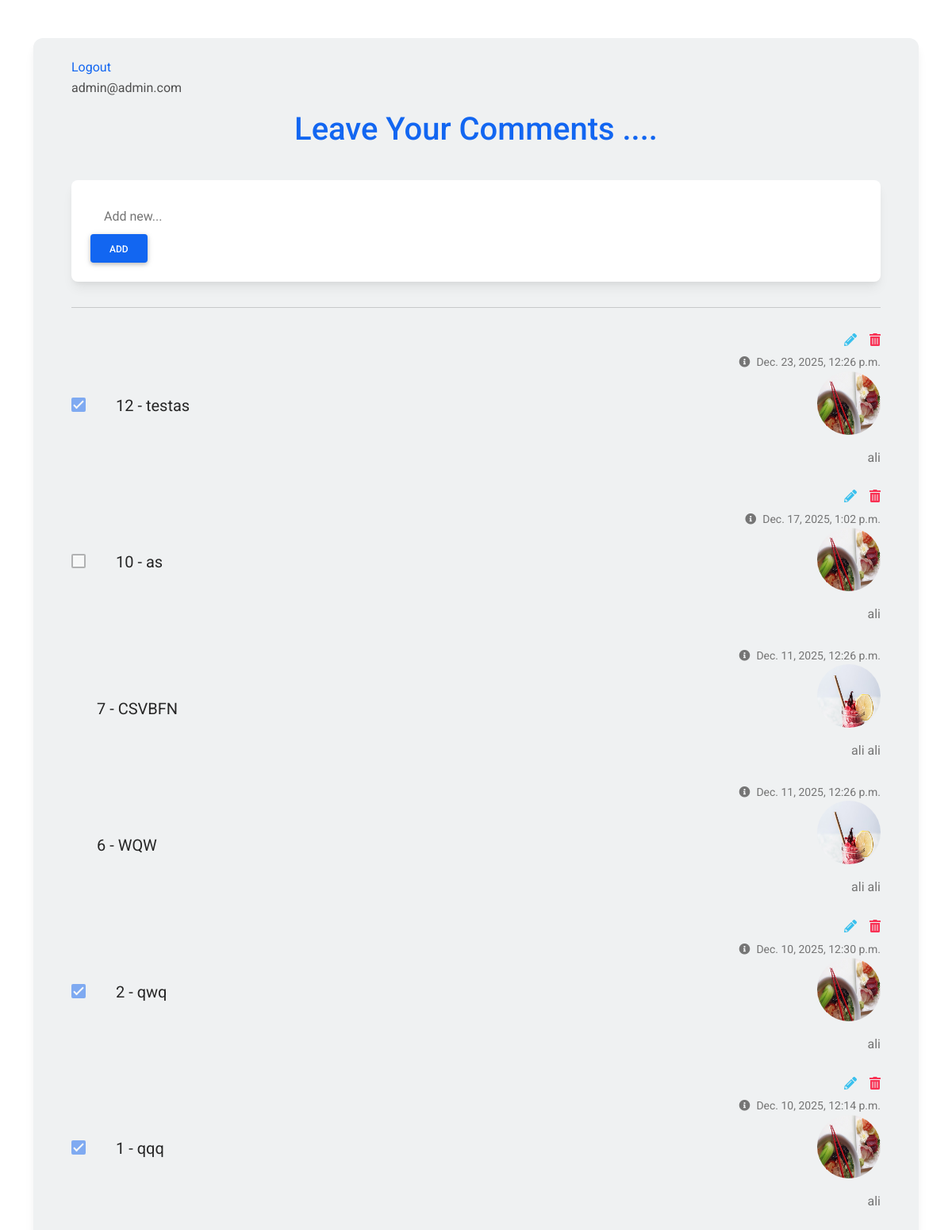
/comment/1 (signed in), run on an earlier commit of the app's database.
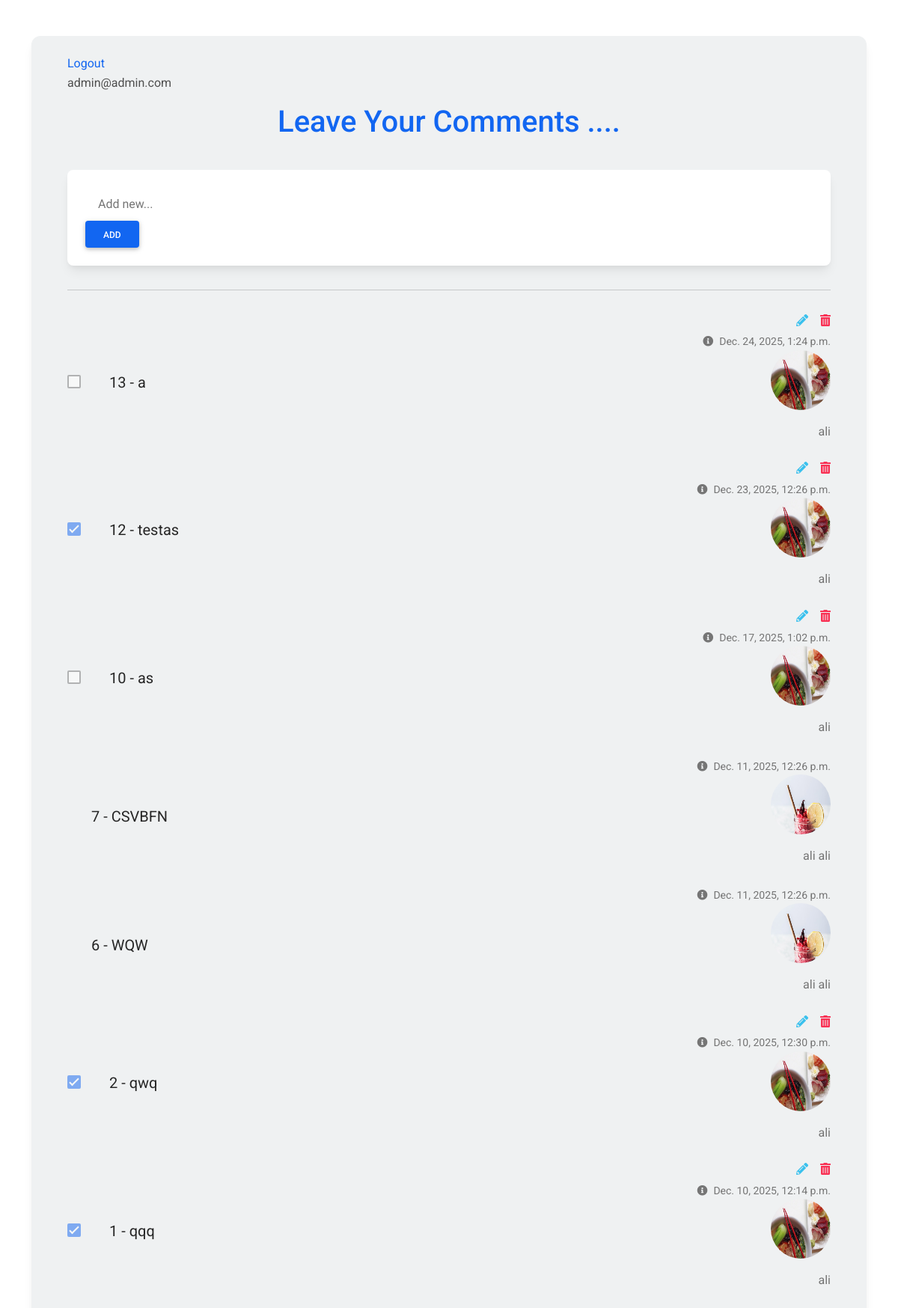
And on a later commit of the database.
### comment/models.py (models this page shows, shortened)
class Task(models.Model):
    author = models.ForeignKey(
        "accounts.Profile", on_delete=models.CASCADE, related_name="comment_tasks"
    )
    post = models.ForeignKey(
        "blog.Post", on_delete=models.CASCADE, related_name="comment_tasks"
    )
    title = models.CharField(max_length=250, default="test")
    status = models.BooleanField(default=False)
    created_date = models.DateTimeField(auto_now_add=True)
    updated_date = models.DateTimeField(auto_now=True)

### accounts/models.py (models this page shows, shortened)
class Profile(models.Model):
    user = models.ForeignKey(User, on_delete=models.CASCADE)
    first_name = models.CharField(max_length=250)
    last_name = models.CharField(max_length=250)
    image = models.ImageField(upload_to="profile_images/", blank=True, null=True)
    description = models.TextField()
    created_date = models.DateTimeField(auto_now_add=True)
    updated_date = models.DateTimeField(auto_now=True)

### comment/views.py (the view, shortened to what this page needs)
# urls.py: path("<int:pid>", TaskView.as_view(), name="task"),
class TaskView(MyLoginRequiredMixin, CreateView, ListView):
    model = Task
    template_name = "comment/comment.html"
    context_object_name = "tasks"
    paginate_by = 50
    form_class = TaskForm
    def get_queryset(self):
        pid = self.kwargs["pid"]
        return Task.objects.filter(post__id=pid).order_by("-created_date")
    def get_context_data(self, **kwargs):
        context = super().get_context_data(**kwargs)
        context["post"] = Post.objects.get(id=self.kwargs["pid"])
        return context
    def get_initial(self, **kwargs):
        initial = super().get_initial()
        if self.request.user.is_authenticated:
            initial["author"] = Profile.objects.get(user=self.request.user)
        return initial

### comment/forms.py
class TaskForm(forms.ModelForm):
    class Meta:
        model = Task
        fields = ["author", "post", "title"]
        widgets = {
            "author": forms.HiddenInput(),
        }

### accounts/models.py (called while the page is built)
    def __str__(self):
        return self.email

### templates/comment/comment.html (shortened to what this page needs)
{%load static%}
<!DOCTYPE html>
<html lang="en">
<head>
  <link rel="stylesheet" href="https://use.fontawesome.com/releases/v5.15.2/css/all.css" />
  <link rel="stylesheet" href="{% static "comment/css/bootstrap-to-do-list.min.css" %}" />
</head>
<body>
  <section class="vh-100">
    <div class="container py-5 h-100">
      <div class="row d-flex justify-content-center align-items-center h-100">
        <div class="col">
          <div class="card" id="list1" style="border-radius: .75rem; background-color: #eff1f2;">
            <div class="card-body py-4 px-4 px-md-5">
              <a href="#" onclick="document.getElementById('logout-form').submit();" class="primary-btn">Logout</a>
              <p>{{request.user}}</p>
              <p class="h1 text-center mt-3 mb-4 pb-3 text-primary">
                Leave Your Comments ....
              </p>
              <div class="pb-2">
                <div class="card">
                  <div class="card-body">
                    <div class="d-flex flex-row align-items-center">
                      <form action="{% url 'comment:task' pid=post.id %}" method="post">
                        <input type="text" name='title' class="form-control form-control-lg" id="exampleFormControlInput1" placeholder="Add new...">
                        <button type="submit" class="btn btn-primary">Add</button>
                      </form>
                    </div>
                  </div>
                </div>
              </div>
              <hr class="my-4">
              {% for task in tasks %}
              <ul class="list-group list-group-horizontal rounded-0 bg-transparent">
                <li class="list-group-item d-flex align-items-center ps-0 pe-3 py-1 rounded-0 border-0 bg-transparent">
                  {% if task.author.user == request.user %}
                  <a href="{% url 'comment:task-complete' pid=post.id pk=task.id %}" title="complete comment">
                    <div class="form-check">
                      <input
                      class="form-check-input me-0"
                      type="checkbox"
                      value=''
                      id="flexCheckChecked1"
                      aria-label="..."
                      {% if task.status == True %}
                      checked
                      {% endif %}
                      disabled
                      />
                    </div>
                  </a>
                  {% endif %}
                </li>
                <li class="list-group-item px-3 py-1 d-flex align-items-center flex-grow-1 border-0 bg-transparent">
                  <p class="lead fw-normal mb-0">{{task.id}} - {{task.title}} </p>
                </li>
                <li class="list-group-item ps-3 pe-0 py-1 rounded-0 border-0 bg-transparent">
                  <div class="d-flex flex-row justify-content-end mb-1">
                    {% if task.author.user == request.user %}
                    <a href="{% url 'comment:task-edit' pid=post.id pk=task.id %}" class="text-info" data-mdb-toggle="tooltip" title="Edit comment"><i class="fas fa-pencil-alt me-3"></i></a>
                    <a href="{% url 'comment:task-delete' pid=post.id pk=task.id %}" class="text-danger" data-mdb-toggle="tooltip" title="Delete comment"><i class="fas fa-trash-alt"></i></a>
                    {% endif %}
                  </div>
                  <div class="text-end text-muted">
                    <a href="#!" class="text-muted" data-mdb-toggle="tooltip" title="Created date">
                      <p class="small mb-0"><i class="fas fa-info-circle me-2"></i>{{task.created_date}}</p></a>
                      <p><img src="{{ task.author.image.url }}" alt="Profile Image" style="width:80px; height:80px; border-radius:50%;"></p>
                      <p> {{task.author.first_name}} </p>
                  </div>
                </li>
              </ul>
              {% endfor %}
            </div>
          </div>
        </div>
      </div>
    </div>
  </section>
</body>
</html>

What changed in the data, as far as the page shows it:
added Task: id "13", title "a", created_date "Dec. 24, 2025, 1:24 p.m.", author.image (picture), author.first_name "ali"
